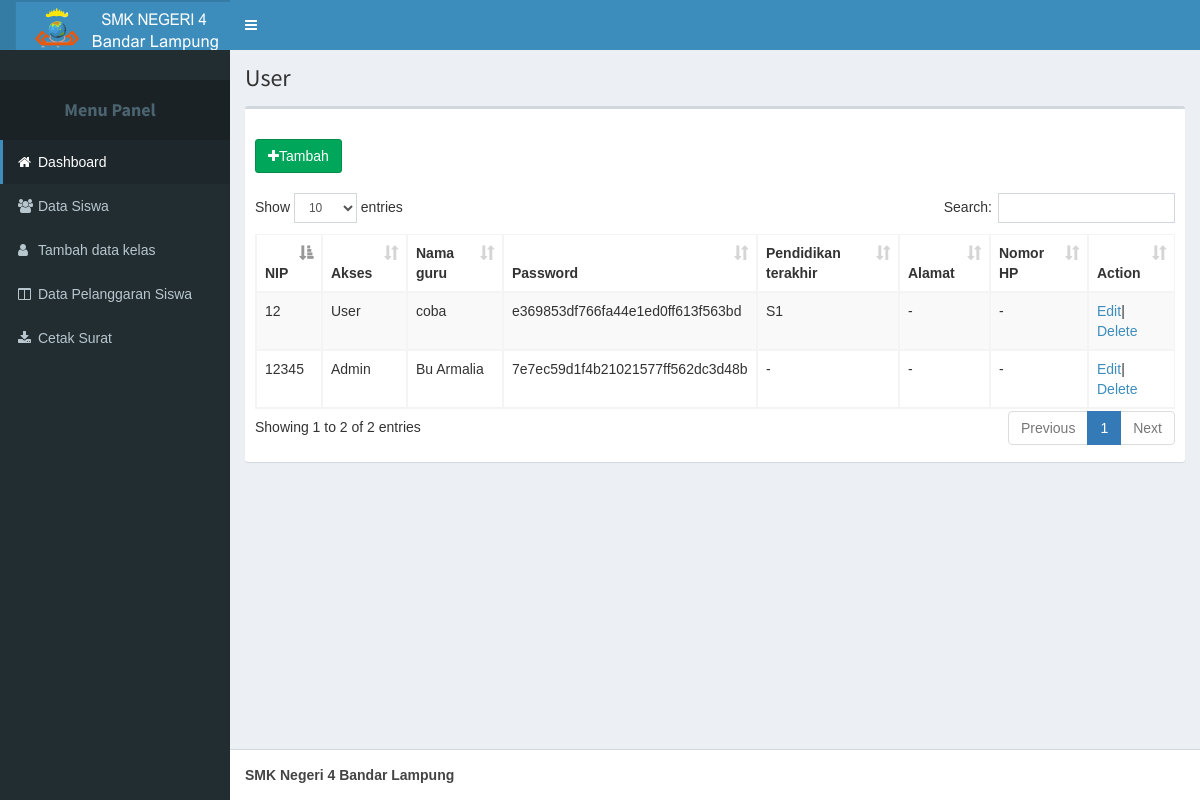
The app's page /1/tambah.php with its own data.
### tables this page shows
CREATE TABLE IF NOT EXISTS `guru_bk` (
  `NIP` varchar(18) NOT NULL,
  `id_usergroup` varchar(30) NOT NULL,
  `Nama_guru` varchar(30) NOT NULL,
  `Password` varchar(40) NOT NULL,
  `Pendidikan_terakhir` varchar(20) NOT NULL,
  `Alamat` varchar(100) NOT NULL,
  `Nomor_hp` varchar(13) NOT NULL
);

CREATE TABLE IF NOT EXISTS `usergroup` (
  `id_usergroup` varchar(30) NOT NULL,
  `nama_usergroup` varchar(30) NOT NULL
);

### 1/dt_tambah.php (the view, shortened to what this page needs)
<thead>
	<tr>
		<th>NIP</th>
		<th>Akses</th>
		<th>Nama guru</th>
		<th>Password</th>
		<th>Pendidikan terakhir</th>
		<th>Alamat</th>
		<th>Nomor HP</th>
		<th>Action</th>
	</tr>
</thead>
<tbody>
	<?php
		$querysiswa = mysqli_query ($konek, "SELECT guru_bk.NIP,usergroup.nama_usergroup,guru_bk.Nama_guru
		,guru_bk.Password,guru_bk.Pendidikan_terakhir,guru_bk.Alamat,guru_bk.Nomor_hp FROM guru_bk JOIN usergroup ON guru_bk.id_usergroup = usergroup.id_usergroup ");
		while ($siswa = mysqli_fetch_array ($querysiswa)){
			echo "
				<tr>
					<td>$siswa[NIP]</td>
					<td>$siswa[nama_usergroup]</td>
					<td>$siswa[Nama_guru]</td>
					<td>$siswa[Password]</td>
					<td>$siswa[Pendidikan_terakhir]</td>
					<td>$siswa[Alamat]</td>
					<td>$siswa[Nomor_hp]</td>
					<td>
					    <a href='user_edit1.php?id=$siswa[NIP]'>Edit</a>|
						<a href='#' onClick='confirm_delete(\"tambah_delete.php?NIP=$siswa[NIP]\")'>Delete</a>
					</td>
				</tr>";
		}
	?>
</tbody>

### aset/menubar.css (style rules this page uses)
html, body { font-family: Arial, Helvetica, sans-serif; }

### records on screen
guru_bk: NIP "12", id_usergroup.nama_usergroup "User", Nama_guru "coba", Password "e369853df766fa44e1ed0ff613f563bd", Pendidikan_terakhir "S1", Alamat "-", Nomor_hp "-"
guru_bk: NIP "12345", id_usergroup.nama_usergroup "Admin", Nama_guru "Bu Armalia", Password "7e7ec59d1f4b21021577ff562dc3d48b", Pendidikan_terakhir "-", Alamat "-", Nomor_hp "-"
